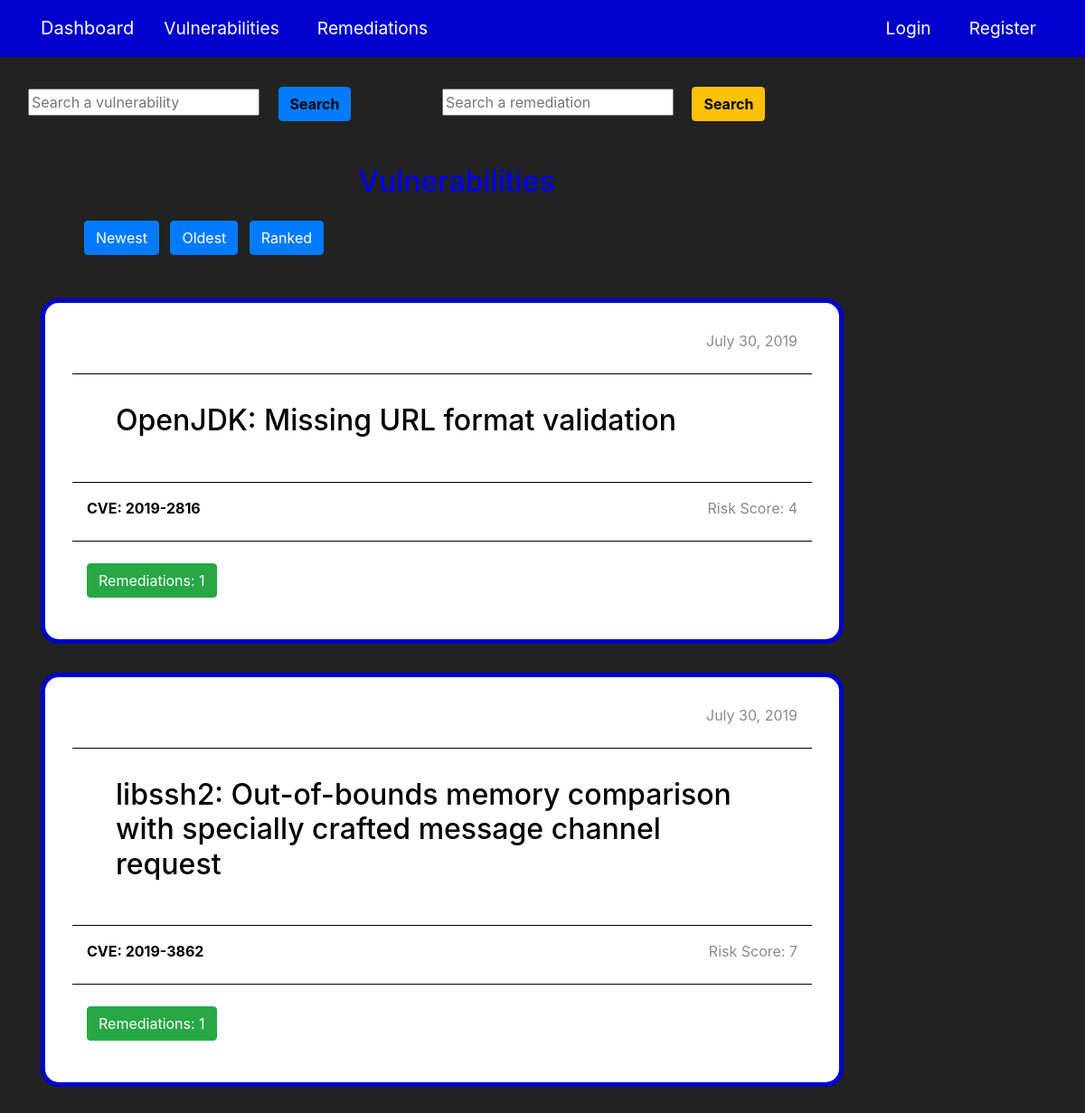
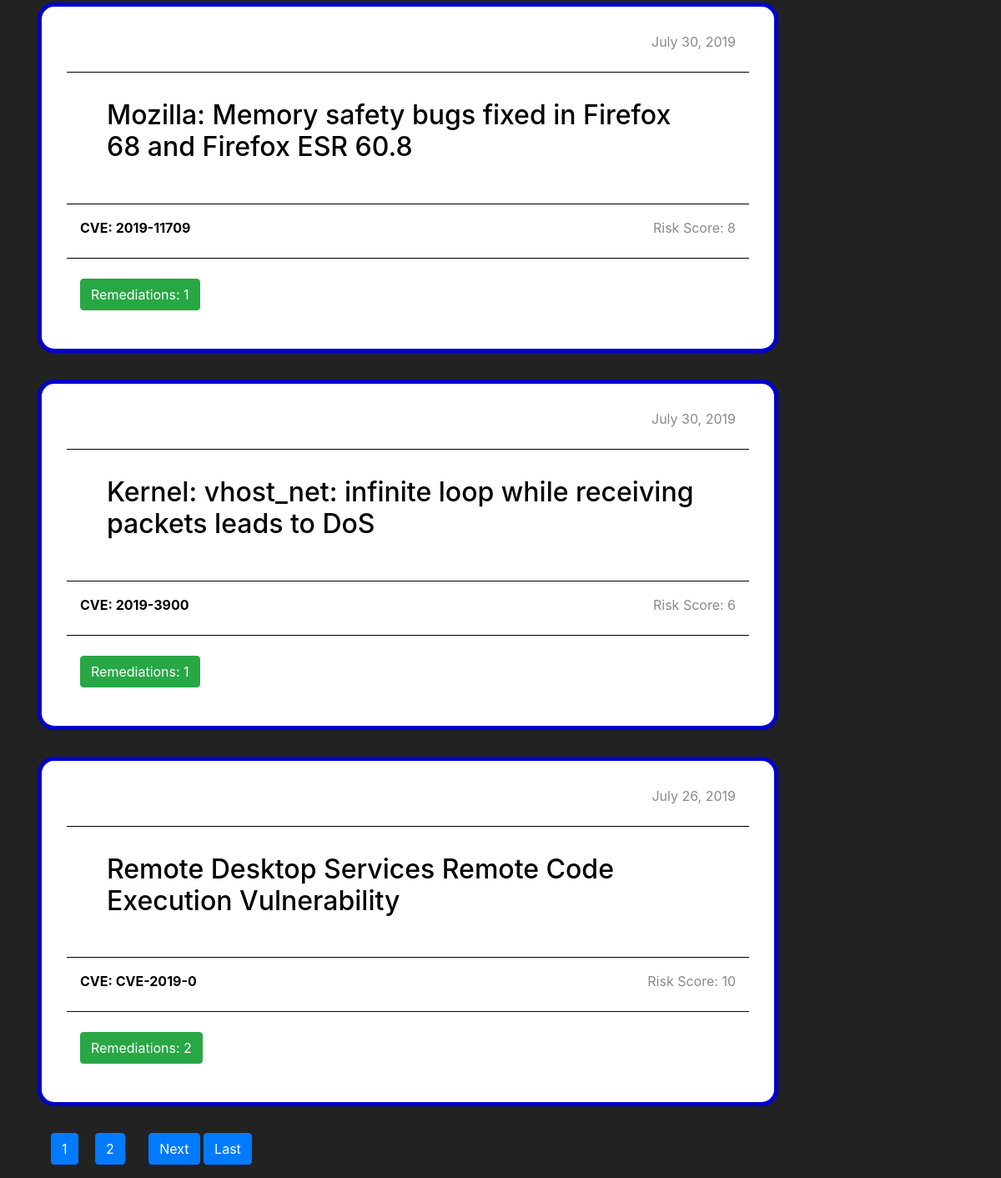
Page /vuln/list/ on the committed database (2 pictures, top to bottom).
### vulns/models.py (models this page shows, shortened)
class Vuln(models.Model):
    cve = models.CharField(max_length=10)
    title = models.CharField(max_length=120)
    risk_score = models.IntegerField(default=1)
    summary = models.TextField()
    date_posted = models.DateTimeField(default=timezone.now)
    author = models.ForeignKey(User, on_delete=models.CASCADE)

### vulns/views.py (the view)
# urls.py: path("vuln/list/", views.VulnListView.as_view(), name="vuln-list"),
class VulnListView(ListView):
    model = Vuln
    context_object_name = "vulns"
    ordering = ["-date_posted"]
    paginate_by = 5

### vulns/templates/vulns/vuln_list.html (shortened to what this page needs)
{% extends "webroot/base.html" %}
{% block content %}
  <h2 style="color: #0000ff;text-align: center" class="mb-4">Vulnerabilities</h3>
  <a class="btn btn-primary ml-5 mb-5" href="{% url 'vuln-list' %}">Newest</a>
  <a class="btn btn-primary ml-2 mb-5" href="{% url 'vuln-list-rev' %}">Oldest</a>
  <a class="btn btn-primary ml-2 mb-5" href="{% url 'vuln-list-rank' %}">Ranked</a>
  {% for vuln in vulns %}
    <div class="post-container">
      <p class="post-date mr-3">{{ vuln.date_posted|date:"F d, Y" }}</p>
      <div class="post-section">
        <a class="post-title-link" href="{% url 'vuln-detail' vuln.id %}">
          <h2 class="post-title">{{ vuln.title }}</h2>
        </a>
        <div class="post-section pt-3 pb-3">
          <p class="vuln-cve ml-3"><b>CVE: {{ vuln.cve }}</b></p>
          <p class="post-date mr-3">Risk Score: {{ vuln.risk_score }}</p>
          <div class="post-section">
            <a class="btn btn-success mt-4 ml-3" href="{% url 'vuln-detail' vuln.id %}">
              Remediations: {{ vuln.rems.count }}
            </a>
          </div>
        </div>
      </div>
    </div>
  {% endfor %}
  {% if is_paginated %}
    {% for num in page_obj.paginator.page_range %}
      {% if page_obj.number == num %}
        <a class="btn btn-primary ml-3 mr-3 mb-3" href="?page={{ num }}">{{ num }}</a>
      {% elif num > page_obj.number|add:'-3' and num < page_obj.number|add:'3' %}
        <a class="btn btn-primary mb-3" href="?page={{ num }}">{{ num }}</a>
      {% endif %}
    {% endfor %}
    {% if page_obj.has_next %}
      <a class="btn btn-primary ml-4 mb-3" href="?page={{ page_obj.next_page_number }}">Next</a>
      <a class="btn btn-primary mb-3" href="?page={{ page_obj.paginator.num_pages }}">Last</a>
    {% endif %}
  {% endif %}
{% endblock content %}

### webroot/static/webroot/main.css (style rules this page uses)
body { background: #222222; color: #ffffff; margin-top: 6rem; }
.post-container { background: #ffffff; color: #000000; border: 5px solid #0000cc; border-radius: 20px; padding: 30px 30px; margin-bottom: 2rem; margin-right: 2rem; }
.post-date { float: right; color: #8a8a8a; }
.post-section { border-top: 1px solid #000000; margin-top: 3rem; }
.post-title { margin: 2rem 3rem; }
.post-title-link { color: #000000; text-decoration: none; }
.vuln-cve { color: #000000; float: left; }

### rows in the picture
Vuln: date_posted "July 30, 2019", title "OpenJDK: Missing URL format validation", cve "2019-2816", risk_score "4", rems.count "1"
Vuln: date_posted "July 30, 2019", title "libssh2: Out-of-bounds memory comparison with specially crafted message channel request", cve "2019-3862", risk_score "7", rems.count "1"
Vuln: date_posted "July 30, 2019", title "Mozilla: Memory safety bugs fixed in Firefox 68 and Firefox ESR 60.8", cve "2019-11709", risk_score "8", rems.count "1"
Vuln: date_posted "July 30, 2019", title "Kernel: vhost_net: infinite loop while receiving packets leads to DoS", cve "2019-3900", risk_score "6", rems.count "1"
Vuln: date_posted "July 26, 2019", title "Remote Desktop Services Remote Code Execution Vulnerability", cve "CVE-2019-0", risk_score "10", rems.count "2"

### other values in the picture
{{ num }} "1"
{{ num }} "2"
